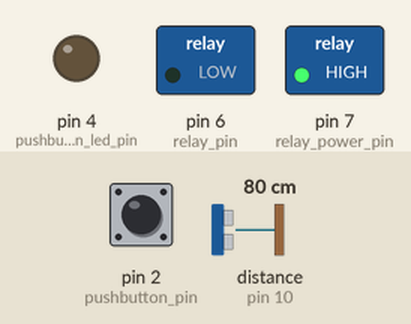
This sketch was run on a simulated Arduino Uno, built with avr-gcc and run on an emulated ATmega328P. Shown: switched loads named in the sketch (green lamp = pin HIGH), output pins drawn as LEDs (lit = HIGH). Wiring (inferred from the names in the program): ultrasonic range finder: trigger pin 9; echo pin 10. Inputs (shaded band) come from the test bench; at power-on: distance to the obstacle (sensor on pin 10) 80 cm, pin 2 (pushbutton_pin) LOW. The echo pulse lasts 58.3 µs per cm; pins used as bus, display or sensor lines are not drawn; what the sketch prints to the serial monitor is not drawn.

Above: at 1.2 s.
1.3 s: distance to the obstacle (sensor on pin 10) set to 8 cm
2.8 s: distance to the obstacle (sensor on pin 10) set to 5 cm
At 3.3 s:
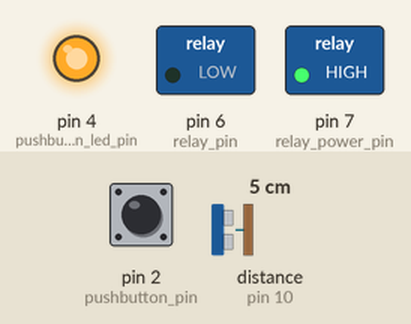
4.3 s: pin 2 (pushbutton_pin) pulled HIGH for 3.2 s
At 9.0 s:
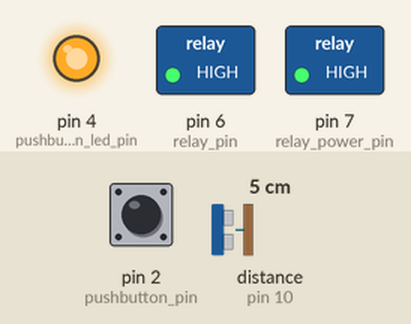
9.3 s: pin 2 (pushbutton_pin) pulled HIGH for 1 s
At 10.2 s:
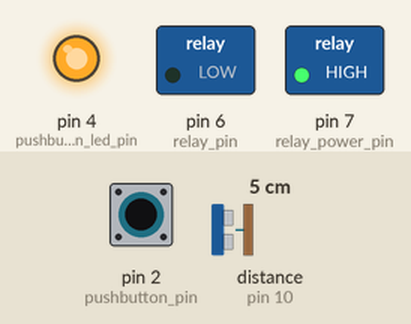
13.3 s: pin 2 (pushbutton_pin) pulled HIGH for 0.15 s
At 14.4 s:
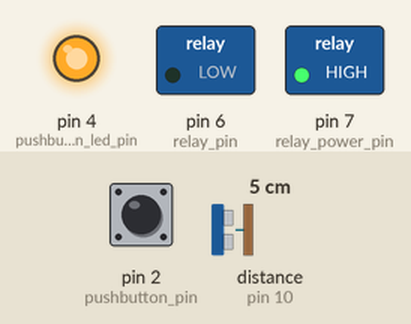
16.4 s: pin 2 (pushbutton_pin) pulsed HIGH 5 times (0.12 s each, 0.3 s apart)
At 19.5 s:
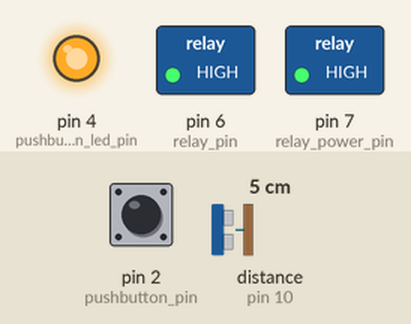
Timing chart, 0 to 21.0 s (numbered marks = the images above; inputs shaded):
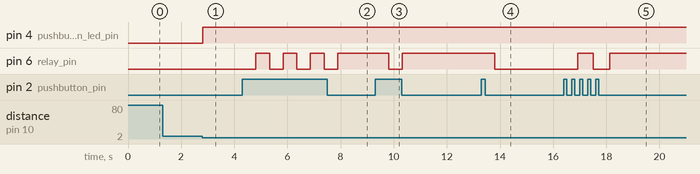

Measured:
- the behaviour switches between 7 and 6 cm on distance to the obstacle (sensor on pin 10) (found by bisection; images 0 and 1)
- after the input at 1.3 s, every drawn part: stays the same
- after the input at 2.8 s, pin 4 (pushbutton_led_pin): LOW → HIGH at once
- after the input at 4.3 s, pin 6 (relay_pin): alternates HIGH for 0.51 s and LOW for 0.51 s, 7 changes in all, then stays HIGH, starting after 0.52 s
- after the input at 9.3 s, pin 6 (relay_pin): HIGH → LOW after 0.51 s, → HIGH 0.51 s later
- after the input at 13.3 s, pin 6 (relay_pin): HIGH → LOW after 0.51 s
- after the input at 16.4 s, pin 6 (relay_pin): LOW → HIGH after 0.52 s, → LOW 0.59 s later, → HIGH 0.62 s later

The sketch:

Exelon_Intern_Presentation.ino
```cpp
/*
Input: ultrasonic sensor and giant pushbuttons
Output: 5V Relay connected to Christmas Lights

Code Written by: TAK'S JOSEPH REFUGIO
Code Written for: Exelon Corporation - Internship Presentation 2018
Code Written on: August 2018
*/


int trigPin = 9;
int echoPin = 10;
int trigger_distance = 5;

int pushbutton_pin = 2;
int pushbutton_power_pin = 3;
int pushbutton_led_pin = 4;

int relay_pin = 6;
int relay_power_pin = 7;

typedef enum STATUS {ON, OFF};
STATUS US_SENSOR_STATUS = OFF;
STATUS LIGHT_STATUS = OFF;
STATUS RELAY_STATUS = OFF;


void updateArmStatus() {
	long duration, distance;

  	digitalWrite(trigPin,HIGH);
  	delayMicroseconds(1000);

  	digitalWrite(trigPin, LOW);
  	duration=pulseIn(echoPin, HIGH);
	distance =(duration/2)/29.1;

  	printDistance(distance);
  	delay(10);

 	if(distance <= trigger_distance) {
    	US_SENSOR_STATUS = ON;
    	digitalWrite(pushbutton_led_pin, HIGH);
	}
   	else if(distance > trigger_distance) {
     	US_SENSOR_STATUS = OFF;
     	LIGHT_STATUS = OFF;
     	digitalWrite(pushbutton_led_pin, LOW);
   	}
}

void updateLightStatus() {
	int buttonstate = digitalRead(pushbutton_pin);

	if (US_SENSOR_STATUS == ON) {
		if (buttonstate == HIGH) {
			if (LIGHT_STATUS == OFF) {
				LIGHT_STATUS = ON;
				delay(500);
			}
			else if (LIGHT_STATUS == ON) {
				LIGHT_STATUS = OFF;
				delay(500);
			}
		}
	}
}

void updateRelay() {
	if (LIGHT_STATUS == ON) {
		digitalWrite(relay_pin, HIGH);
	}
	else if (LIGHT_STATUS == OFF) {
		digitalWrite(relay_pin, LOW);
	}
}

void printDistance(int distance) {
 	Serial.print(distance);
  	Serial.print("CM");
  	Serial.print("\t");
}

void setup() {
 	Serial.begin(9600);
  	pinMode(trigPin, OUTPUT);
 	pinMode(echoPin, INPUT);

 	pinMode(pushbutton_pin, INPUT);
 	pinMode(pushbutton_power_pin, OUTPUT);
 	pinMode(pushbutton_led_pin, OUTPUT);
 	digitalWrite(pushbutton_power_pin, HIGH);
 	digitalWrite(pushbutton_led_pin, LOW);

 	pinMode(relay_pin, OUTPUT);
 	pinMode(relay_power_pin, OUTPUT);
 	digitalWrite(relay_pin, LOW);
 	digitalWrite(relay_power_pin, HIGH);
}

void loop() {
	updateArmStatus();
	updateLightStatus();
	updateRelay();

	if (US_SENSOR_STATUS == ON) { Serial.print("US: ON\t"); }
	else if (US_SENSOR_STATUS == OFF) { Serial.print("US: OFF\t"); }

	if (LIGHT_STATUS == ON) { Serial.println("Lights: ON"); }
	else if (LIGHT_STATUS == OFF) { Serial.println("Lights: OFF"); }

	// int button = digitalRead(pushbutton_pin);
	// if (button == HIGH) {
	// 	Serial.println("Button is pressed.");
	// 	delay(2000);
	// }
	// else if (button == LOW) {
	// 	Serial.println("Button is NOT pressed.");
	// 	delay(2000);
	// }


}
```
